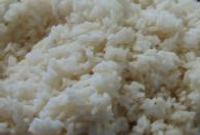
%> input picture results/Input/texture13.png, 200 x 135 px
$ octave strategy_2.m   (GNU Octave 9; MATLAB toolbox functions it lacks are replaced by stand-ins)
%> lines starting %> are read from the running program, lines starting %| are printed output that depends on the picture; in (x1, y1, x2, y2) boxes, pixels count from 0 and x2, y2 are one past the last pixel; in counts of white or black regions, pixels touching at a corner belong together; the program's own positions count from 1
### code/quilting/get_patches.m
function patch_list = get_patches(image_path, patch_size, overlap)
    % overlap = floor(patch_size/factor);
    increment = patch_size - overlap;

    im = double(imread(image_path));
    [x,y,z] = size(im);
    num_patches_x = 1+floor((x-patch_size)/(patch_size-overlap));
    num_patches_y = 1+floor((y-patch_size)/(patch_size-overlap));
    total_patches = num_patches_x * num_patches_y;
    patch_list = zeros(patch_size, patch_size, z, total_patches);

    up = 1;
    down = patch_size;
    iter = 1;
    while down < x
        left = 1;
        right = patch_size;
        while right < y
            cur_patch = im(up:down, left:right, :);
            left = left + increment;
            right = right + increment;
            patch_list(:,:,:,iter) = cur_patch;
            iter = iter + 1;
        end
        up = up + increment;
        down = down + increment;
    end
end

### code/quilting/strategy_2.m
image_path = "../../results/Input/texture13.png";
color_channels = size(double(imread(image_path)),3);
%> color_channels = 3
patch_size = 60;
factor = 6;
output_x = 400;
output_y = 400;

overlap = floor(patch_size/factor);
boundary = floor(0.5*overlap);
num_patches_x = floor(output_x/(patch_size-overlap+boundary));
num_patches_y = floor(output_y/(patch_size-overlap+boundary));
output_patches = zeros(num_patches_x*patch_size, num_patches_y*patch_size, color_channels);
%> output_patches: size 420x420x3 double; every value is 0

patch_list = get_patches(image_path, patch_size, factor);
%> after the loop in get_patches, `while down < x`: iter = 7
available_patches = size(patch_list, 4);
%> available_patches = 6
% starting_patch = patch_list(:,:,:,randi([1 available_patches],1));
starting_patch = patch_list(:,:,:,1);

output_patches(1:patch_size, 1:patch_size, :) = starting_patch;
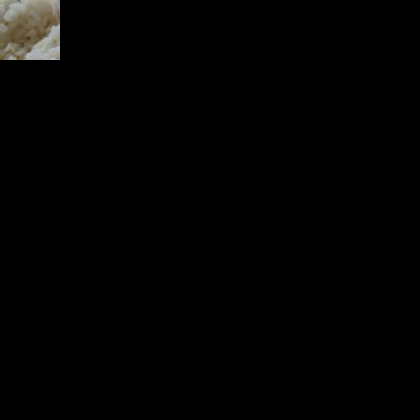
%> output_patches: size 420x420x3 double; mean R, G, B 2.7, 2.6, 2.2

%% Step 1 : Fill the first row of the output image

cur_patch = starting_patch;
for i=2:num_patches_y
    next_patch = getNextHorizPatch(cur_patch, patch_list, patch_size, overlap);
    output_patches(1:patch_size, (i-1)*patch_size+1:i*patch_size, :) = next_patch;
    cur_patch = next_patch;
end
%> this loop made 6 passes
%> (mse in getNextHorizPatch, index in getNextHorizPatch) on passes 1 to 6: ([2019.1; 704; 1366.3; 1247.8; 1545.8; 2120.9], 2), ([1952.2; 1345.4; 740.6; 1597.5; 1225.4; 1799.9], 3), ([1677; 2044.8; 1425.2; 2087.9; 1490.6; 1626.9], 3), ([1677; 2044.8; 1425.2; 2087.9; 1490.6; 1626.9], 3), ([1677; 2044.8; 1425.2; 2087.9; 1490.6; 1626.9], 3), ([1677; 2044.8; 1425.2; 2087.9; 1490.6; 1626.9], 3)
%> pass 1, in getNextHorizPatch, `next_patch = patch_list(:,:,:,index);`:
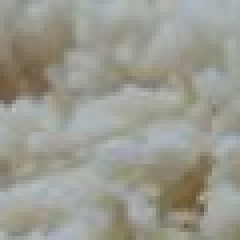
%> next_patch: size 60x60x3 double (shown 4 times larger); mean R, G, B 154.4, 154.5, 144.4
%> after the loop:
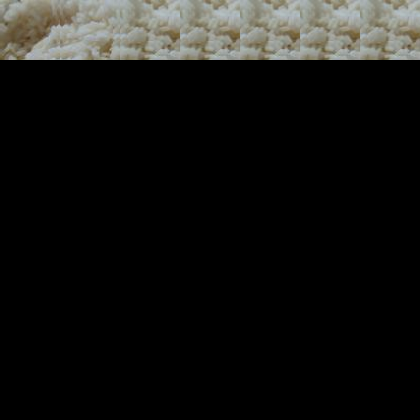
%> output_patches: size 420x420x3 double; 12.24% of pixels changed, all inside (x1, y1, x2, y2) = (60, 0, 420, 60)

%% Step 2 : Fill the first column of the output image

cur_patch = starting_patch;
for i=2:num_patches_x
    next_patch = getNextVertPatch(cur_patch, patch_list, patch_size, overlap);
    output_patches((i-1)*patch_size+1:i*patch_size, 1:patch_size, :) = next_patch;
    cur_patch = next_patch;
end
%> this loop made 6 passes
%> (mse in getNextVertPatch, index in getNextVertPatch) on passes 1 to 6: ([1710.1; 1463.5; 1602.5; 1113.2; 1835.2; 1316.7], 4), ([1064.2; 1020.8; 1183.1; 1223.5; 1341.2; 1069], 2), ([909.2; 1334.7; 1126.7; 1804.4; 997.3; 1471], 1), ([1710.1; 1463.5; 1602.5; 1113.2; 1835.2; 1316.7], 4), ([1064.2; 1020.8; 1183.1; 1223.5; 1341.2; 1069], 2), ([909.2; 1334.7; 1126.7; 1804.4; 997.3; 1471], 1)
%> pass 1, in getNextVertPatch, `next_patch = patch_list(:,:,:,index);`:
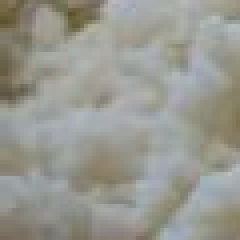
%> next_patch: size 60x60x3 double (shown 4 times larger); mean R, G, B 151.8, 152.2, 144.2
%> after the loop:
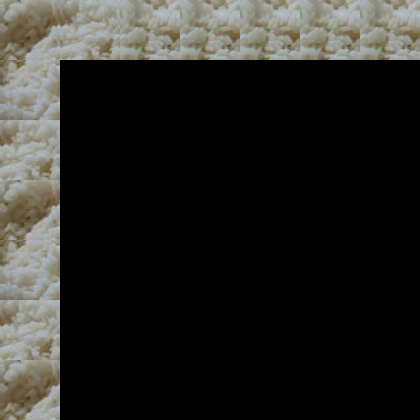
%> output_patches: size 420x420x3 double; 12.24% of pixels changed, all inside (x1, y1, x2, y2) = (0, 60, 60, 420)

%% Step 3 : Fill rest of the output image

for i=2:num_patches_x
    for j=2:num_patches_y
        up_patch = output_patches((i-2)*patch_size+1:(i-1)*patch_size,(j-1)*patch_size+1:j*patch_size,:);
        left_patch = output_patches((i-1)*patch_size+1:i*patch_size,(j-2)*patch_size+1:(j-1)*patch_size,:);
        next_patch = getNextPatch(up_patch, left_patch, patch_list, patch_size, overlap);
        output_patches((i-1)*patch_size+1:i*patch_size,(j-1)*patch_size+1:j*patch_size,:) = next_patch;
    end
end
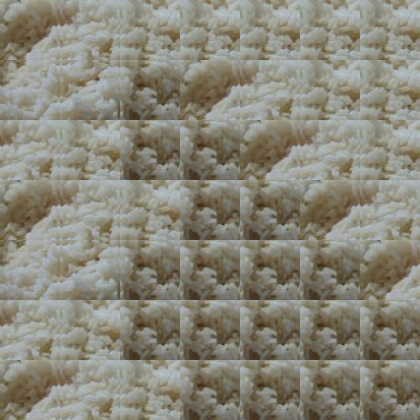
%> output_patches: size 420x420x3 double; mean R, G, B 137, 134.4, 121

%% Step 4 : Construct the output image

output_im = zeros(num_patches_x*(patch_size-overlap+boundary), num_patches_y*(patch_size-overlap+boundary), color_channels);
%> output_im: size 385x385x3 double; every value is 0
for i=1:num_patches_x
    for j=1:num_patches_y
        cur_patch = output_patches((i-1)*patch_size+1:i*patch_size,(j-1)*patch_size+1:j*patch_size,:);
        cropped_patch = cur_patch(1:patch_size-overlap+boundary,1:patch_size-overlap+boundary,:);
        output_im((i-1)*(patch_size-overlap+boundary)+1:i*(patch_size-overlap+boundary),(j-1)*(patch_size-overlap+boundary)+1:j*(patch_size-overlap+boundary),:) = cropped_patch;
    end
end
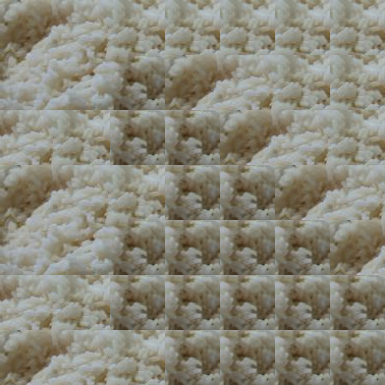
%> output_im: size 385x385x3 double; mean R, G, B 137.5, 134.9, 121.4

imwrite(output_im/255, "../../results/Quilting/2/output13.png");

%% Utility Functions

function next_patch = getNextHorizPatch(cur_patch, patch_list, patch_size, overlap)
    overlap_patch_list = patch_list(:,1:overlap,:,:);
    overlap_cur_patch = cur_patch(:,patch_size-overlap+1:patch_size,:);
    difference = (overlap_patch_list-overlap_cur_patch).^2;
    mse = sqrt(squeeze(sum(difference, [1,2,3])));
    [~,index] = min(mse);
    next_patch = patch_list(:,:,:,index);
end

function next_patch = getNextVertPatch(cur_patch, patch_list, patch_size, overlap)
    overlap_patch_list = patch_list(1:overlap,:,:,:);
    overlap_cur_patch = cur_patch(patch_size-overlap+1:patch_size,:,:);
    difference = (overlap_patch_list-overlap_cur_patch).^2;
    mse = sqrt(squeeze(sum(difference, [1,2,3])));
    [~,index] = min(mse);
    next_patch = patch_list(:,:,:,index);
end

function next_patch = getNextPatch(up_patch, left_patch, patch_list, patch_size, overlap)
   upper_patch_list = patch_list(1:overlap,:,:,:);
   overlap_up_patch = up_patch(patch_size-overlap+1:patch_size,:,:);
   upper_difference = (upper_patch_list-overlap_up_patch).^2;
   left_patch_list = patch_list(:,1:overlap,:,:);
   overlap_left_patch = left_patch(:,patch_size-overlap+1:patch_size,:);
   left_difference = (left_patch_list-overlap_left_patch).^2;
   mse = sqrt(squeeze(sum(left_difference, [1,2,3]) + sum(upper_difference, [1,2,3])));
   [~,index] = min(mse);
   next_patch = patch_list(:,:,:,index);
end

$ run again, with results/Input/texture1.png copied over results/Input/texture13.png
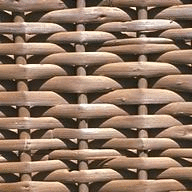
%> input picture results/Input/texture1.png, 192 x 192 px
%> color_channels = 3
%> after the loop in get_patches, `while down < x`: iter = 10
%> the loop `for i=2:num_patches_y` made 6 passes
%> index in getNextHorizPatch on passes 1 to 6: 2, 3, 9, 2, 3, 9
%> after the loop `for i=2:num_patches_y`:
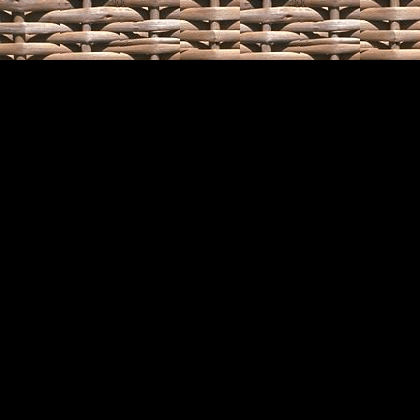
%> output_patches: size 420x420x3 double; mean R, G, B 21, 17.4, 14.8
%> after the loop `for i=1:num_patches_x`:
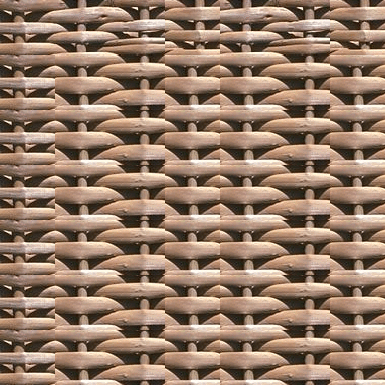
%> output_im: size 385x385x3 double; mean R, G, B 149.1, 123.1, 104

$ run again, with results/Input/texture2.png copied over results/Input/texture13.png
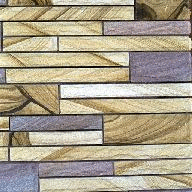
%> input picture results/Input/texture2.png, 192 x 192 px
%> color_channels = 3
%> after the loop in get_patches, `while down < x`: iter = 10
%> the loop `for i=2:num_patches_y` made 6 passes
%> index in getNextHorizPatch on passes 1 to 6: 3, 9, 3, 9, 3, 9
%> after the loop `for i=2:num_patches_y`:
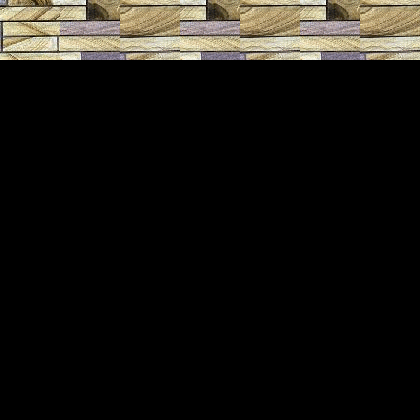
%> output_patches: size 420x420x3 double; mean R, G, B 24, 22.3, 18.4
%> the loop `for i=2:num_patches_x` made 6 passes
%> after the loop `for i=1:num_patches_x`:
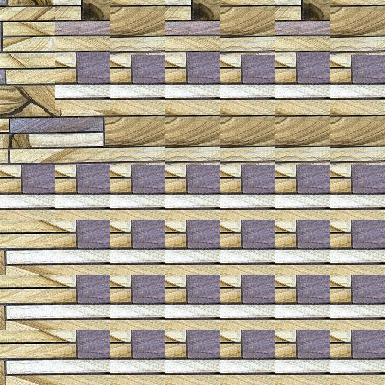
%> output_im: size 385x385x3 double; mean R, G, B 173.2, 163.6, 146.5

$ run again, with results/Input/texture3.png copied over results/Input/texture13.png
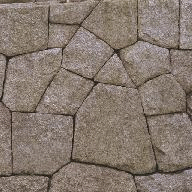
%> input picture results/Input/texture3.png, 192 x 192 px
%> color_channels = 3
%> after the loop in get_patches, `while down < x`: iter = 10
%> the loop `for i=2:num_patches_y` made 6 passes
%> index in getNextHorizPatch on passes 1 to 6: 2, 7, 8, 9, 9, 9
%> the loop `for i=2:num_patches_x` made 6 passes
%> after the loop `for i=1:num_patches_x`:
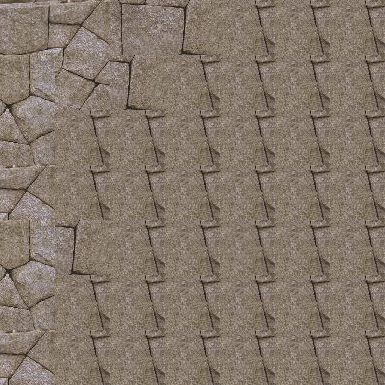
%> output_im: size 385x385x3 double; mean R, G, B 132.3, 118.8, 105.9
